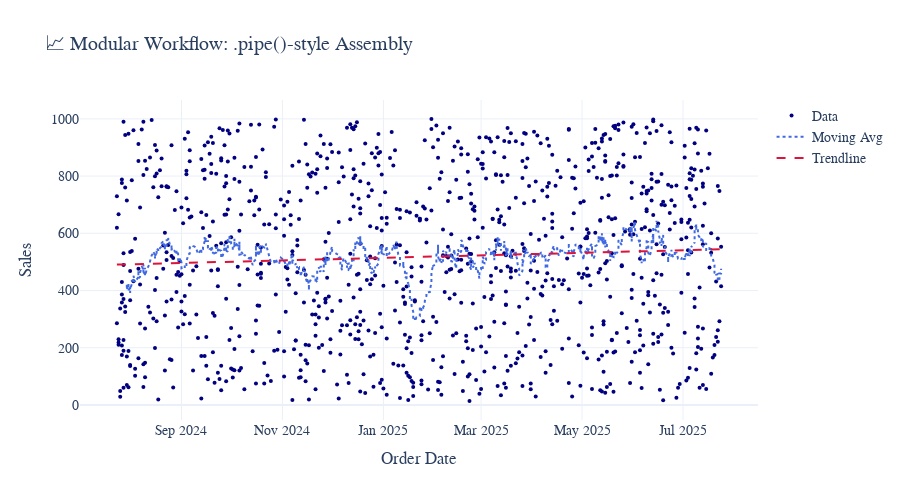

This figure's notebook cell:
### Code cell
# 🔁 .pipe()-style modular chart building

# Define basic scatter constructor
def base_scatter(x, y, label="Data"):
    return go.Scatter(x=x, y=y, mode="markers", name=label, marker=dict(size=4, color="navy"))

# Build chart by sequential trace addition
chart = (
    go.Figure()
    .add_trace(base_scatter(x, y))
    .add_trace(add_moving_average(x, y, window=30))
    .add_trace(add_trendline(x, y))
)

chart.update_layout(
    title="📈 Modular Workflow: .pipe()-style Assembly",
    xaxis_title="Order Date",
    yaxis_title="Sales",
    height=500
)

# Save
save_fig_as_html(chart, "modular_workflow.html", notebook_name=NOTEBOOK_ID)
save_fig_as_png(chart, "modular_workflow.png", notebook_name=NOTEBOOK_ID)

chart.show()

### Figure 1 — Plotly figure (JSON) as saved in the notebook; plotly's stock layout.template omitted (floating-point values rounded to 4 significant figures; data arrays with more than 128 entries replaced by an {"elided": "..."} marker saying what was removed)
{"data": [{"marker": {"color": "navy", "size": 4}, "mode": "markers", "name": "Data", "type": "scatter", "x": {"elided": "1000 str values"}, "y": {"elided": "1000 float values"}}, {"line": {"color": "royalblue", "dash": "dot"}, "mode": "lines", "name": "Moving Avg", "type": "scatter", "x": {"elided": "1000 str values"}, "y": {"elided": "1000 float values"}}, {"line": {"color": "crimson", "dash": "dash"}, "mode": "lines", "name": "Trendline", "type": "scatter", "x": {"elided": "1000 str values"}, "y": {"elided": "1000 float values"}}], "layout": {"height": 500, "title": {"text": "📈 Modular Workflow: .pipe()-style Assembly"}, "xaxis": {"title": {"text": "Order Date"}}, "yaxis": {"title": {"text": "Sales"}}}}
